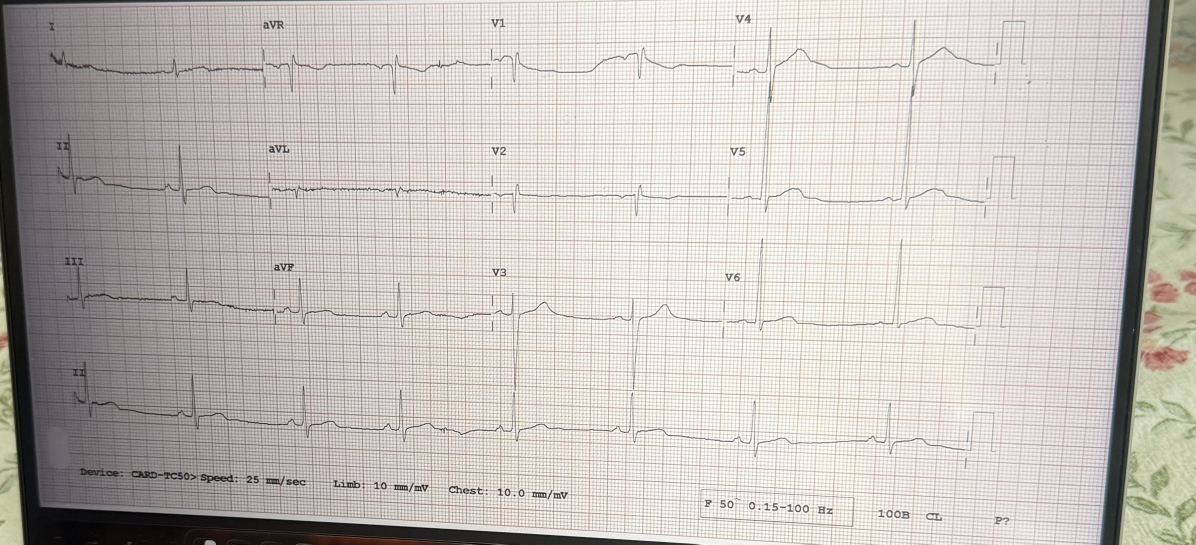
#> input picture preprocessing/clean_ecg.jpg, 3587 x 1633 px (shown at 1/3 size)
$ python -i lead_ocr.py   (imports and definitions only)
#> lines starting #> are read from the running program, lines starting #| are printed output that depends on the picture; after the words box and inside, x2 and y2 are one past the last pixel; in counts of white or black regions, pixels touching at a corner belong together
#> further down, picture is the input picture: shape (1633, 3587, 3); mean B, G, R 186, 191, 196.4
"""Bounded, local Tesseract passes for small labels among ECG grid lines."""

import time

import cv2
import numpy as np

LEAD_TOKENS = {"I", "II", "III", "AVR", "AVL", "AVF", "V1", "V2", "V3", "V4", "V5", "V6"}


def token(text):
    return text.strip(" \t\r\n:;,.()[]'\"‘’“”").upper()


def foreground(image):
    """Suppress light grid/background; retain text-sized dark components."""
    channel = image[:, :, 2] if image.ndim == 3 else image
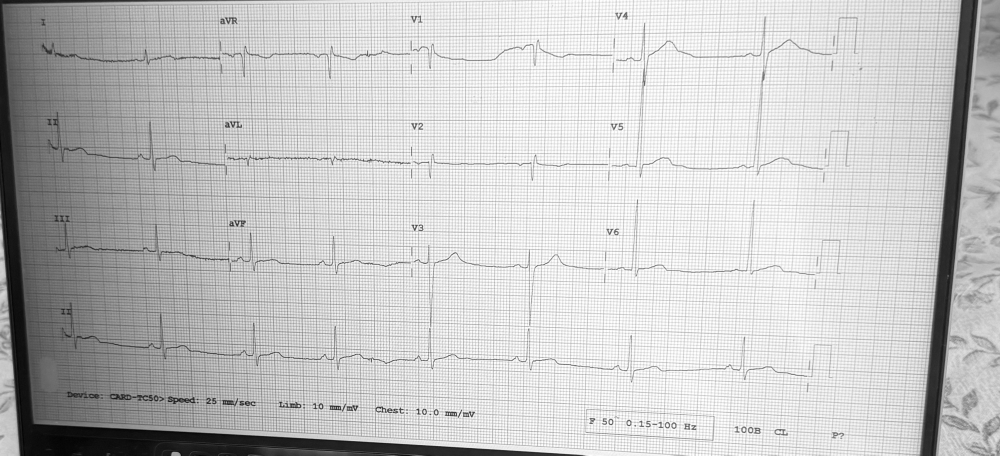
#> channel: shape (1366, 3000) (shown at 1/3 size); min 0, max 255, mean 196.4
    background = cv2.GaussianBlur(channel, (0, 0), 15)
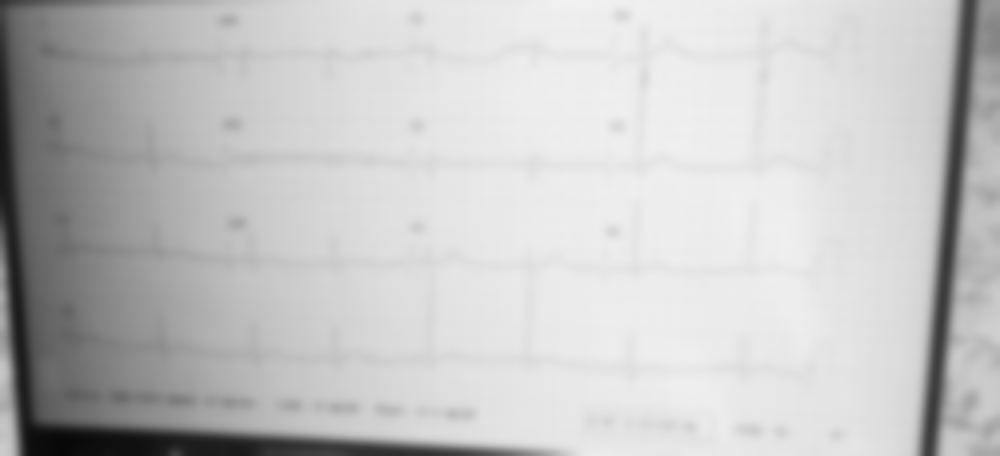
#> background: shape (1366, 3000) (shown at 1/3 size); min 7, max 241, mean 196.4
    flat = cv2.divide(channel, background, scale=255)
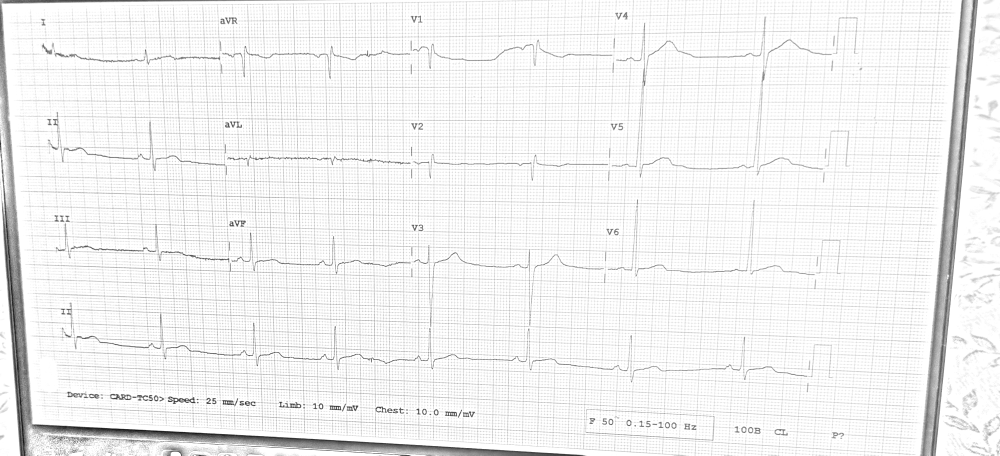
#> flat: shape (1366, 3000) (shown at 1/3 size); min 0, max 255, mean 241.3
    mask = (flat < 110).astype(np.uint8) * 255
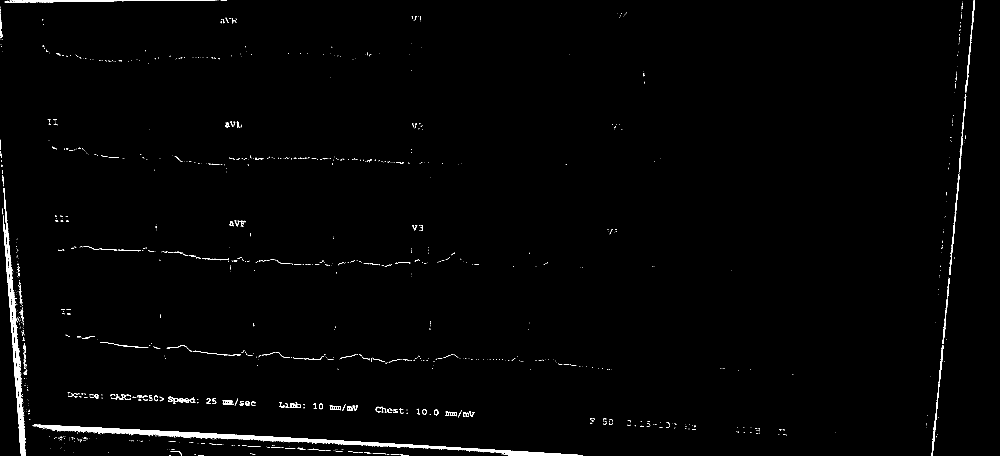
#> mask: shape (1366, 3000) (shown at 1/3 size); 1.1% white; 1076 white regions (922 under 20 px), largest, box (x1, y1, x2, y2) and area: (100, 1273, 1748, 1366) 17061, (9, 564, 78, 1366) 8913, (14, 0, 647, 9) 2372
    count, labels, stats, _ = cv2.connectedComponentsWithStats(mask)
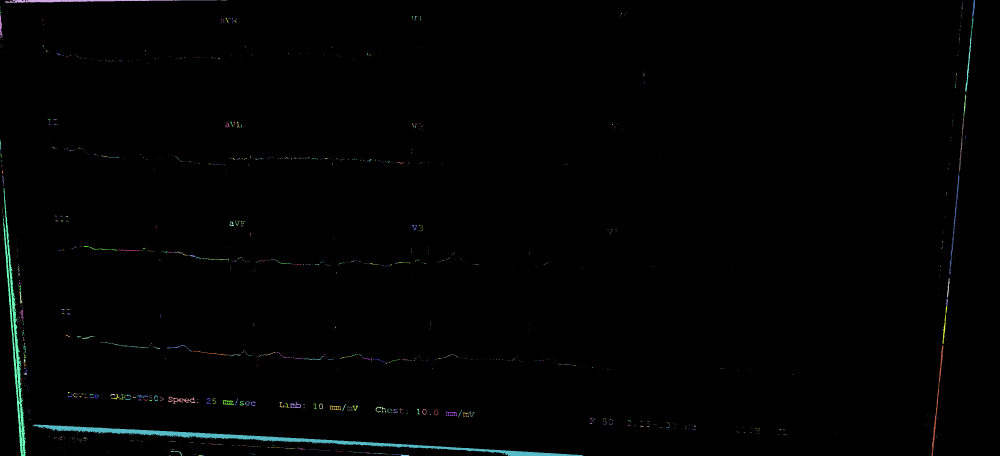
#> labels: shape (1366, 3000) int32 (shown at 1/3 size); 1077 distinct labels, from 0 to 1076; one colour per label, 0 black
#> count = 1077; stats = 1077 rows, first 6: [0, 0, 3000, 1366, 4052231], [29, 0, 2, 1, 2], [14, 0, 633, 9, 2372], [649, 0, 2, 1, 2], [653, 0, 2, 1, 2], [662, 0, 19, 1, 19]
    keep = np.zeros(count, np.uint8)
#> keep = 1077 values from 0 to 0
    for index, (_, _, width, height, area) in enumerate(stats[1:], 1):
        if 8 <= height <= 90 and 2 <= width <= 250 and area > 12 and .07 < area / (width * height) < .95:
            keep[index] = 255
#> this loop made 1076 passes
#> (width, height, area) on passes 2, 6, 23: (633, 9, 2372), (8, 52, 185), (8, 71, 256)
#> after the loop, keep = 1077 values, max 255 at index 6, min 0 at index 0, mean 24.86
    return 255 - keep[labels]
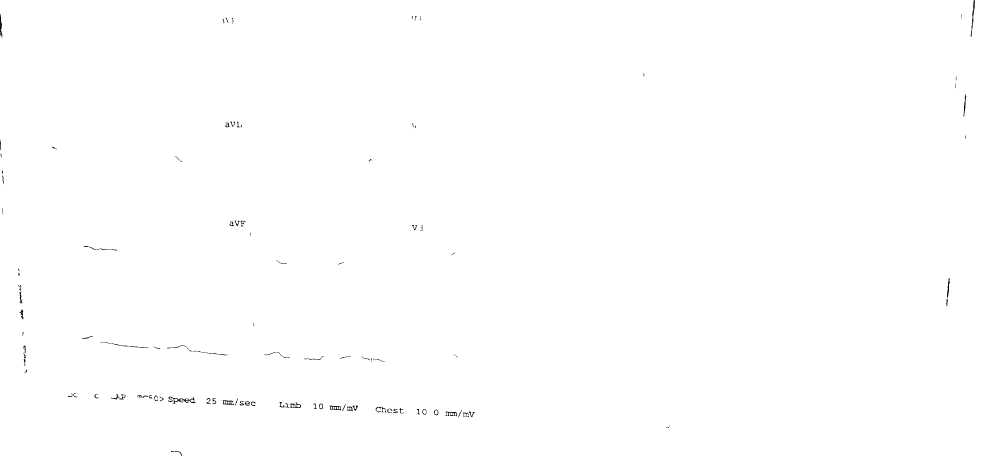
#> returned value: shape (1366, 3000) (shown at 1/3 size); 99.8% white; black in thin lines or dots


def blue_foreground(image):
    """An additional view for blue labels; never replaces grayscale evidence."""
    if image.ndim != 3:
        return None
    blue, green, red = cv2.split(image.astype(np.int16))
    mask = ((blue - red > 8) & (blue - green > 4) & (red < 80)).astype(np.uint8) * 255
    if np.count_nonzero(mask) < 100:
        return None
    # Remove long separators while retaining nearby glyphs for a second pass.
    for width, height in [(1, 100), (100, 1)]:
        close = np.ones((9 if height > 1 else 1, 9 if width > 1 else 1), np.uint8)
        lines = cv2.morphologyEx(mask, cv2.MORPH_CLOSE, close)
        lines = cv2.morphologyEx(lines, cv2.MORPH_OPEN, np.ones((height, width), np.uint8))
        mask = cv2.subtract(mask, lines)
    return 255 - mask


def rotate(image, degrees):
    return np.ascontiguousarray(np.rot90(image, -(degrees // 90)))


def read_labels(image, *, budget_seconds=28, regions=None):
    import pytesseract

    deadline = time.monotonic() + budget_seconds
    scale = min(1.0, 3000 / max(image.shape[:2]))
    working = cv2.resize(image, None, fx=scale, fy=scale, interpolation=cv2.INTER_AREA) if scale < 1 else image
    filtered = foreground(working)
    attempts = []
    detections = []
    timed_out = False

    def read(view, degrees, psm, enlargement=1.0):
        nonlocal timed_out
        remaining = deadline - time.monotonic()
        if remaining < .2:
            timed_out = True
            return None
        try:
            data = pytesseract.image_to_data(
                view, config=f"--psm {psm} -c load_system_dawg=0 -c load_freq_dawg=0",
                output_type=pytesseract.Output.DICT, timeout=min(6, remaining),
            )
        except RuntimeError as exc:
            if "timeout" not in str(exc).lower():
                raise
            timed_out = True
            return None
        data = dict(data)
        # Preserve localized evidence in the caller's original image frame.
        factor = scale * enlargement
        for i, word in enumerate(data["text"]):
            name = token(word)
            if name not in LEAD_TOKENS or float(data["conf"][i]) < 35:
                continue
            if not all(key in data for key in ("left", "top", "width", "height")):
                continue
            x, y, w, h = [float(data[key][i]) / factor
                          for key in ("left", "top", "width", "height")]
            ih, iw = image.shape[:2]
            box = {0: [x, y, w, h], 90: [y, ih-x-w, h, w],
                   180: [iw-x-w, ih-y-h, w, h],
                   270: [iw-y-h, x, h, w]}[degrees]
            detections.append((degrees, {"lead": name, "confidence": float(data["conf"][i]),
                                         "height": h, "box": box}))
        data["height"] = [float(height) / (scale * enlargement) for height in data["height"]]
        attempts.append((degrees, data))
        return data

    def score(data):
        # Distinct, multi-character labels provide stronger orientation evidence
        # than an isolated I, which may also be a waveform or grid fragment.
        found = {}
        for word, confidence in zip(data["text"], data["conf"]):
            name = token(word)
            if name in LEAD_TOKENS and float(confidence) >= 35:
                found[name] = max(found.get(name, 0), float(confidence))
        return sum((1 if name == "I" else 3) + confidence / 100 for name, confidence in found.items())

    # Check each orientation independently; never combine labels across rotations.
    orientations = []
    for degrees in (0, 90, 270, 180):
        data = read(rotate(filtered, degrees), degrees, 11)
        if data is not None:
            orientations.append((score(data), degrees))
#> this loop made 1 pass
#> remaining in read on pass 1: 26.88
#> after the loop, orientations = []
    if not orientations:
        raise RuntimeError("OCR timed out before an orientation could be assessed")
    _, degrees = max(orientations, key=lambda pair: pair[0])
    upright = rotate(working, degrees)
    blue = blue_foreground(upright)
    if blue is not None:
        read(blue, degrees, 11)
        read(blue, degrees, 6)
    gray = cv2.cvtColor(upright, cv2.COLOR_BGR2GRAY) if upright.ndim == 3 else upright
    read(gray, degrees, 11)
    # Small printed glyphs are often legible but below Tesseract's useful
    # character size. Enlarge the same evidence; do not lower confidence or
    # infer labels. Keep the input and height checks in original pixels.
    selected = rotate(filtered, degrees)
    for enlargement in (2, 3):
        confirmed = {
            token(word)
            for angle, data in attempts if angle == degrees
            for word, confidence, height in zip(data["text"], data["conf"], data["height"])
            if float(confidence) >= 70 and height >= 10
        }
        if LEAD_TOKENS <= confirmed:
            break
        if deadline - time.monotonic() < .2:
            timed_out = True
            break
        # Bound memory and runtime on high-resolution phone photographs.
        if selected.size * enlargement ** 2 > 12_000_000:
            break
        enlarged = cv2.resize(selected, None, fx=enlargement, fy=enlargement,
                              interpolation=cv2.INTER_LINEAR)
        read(enlarged, degrees, 11, enlargement)
    merged = {"text": [], "conf": [], "height": [], "rotation_degrees": degrees, "ocr_timed_out": timed_out}
    for angle, data in attempts:
        if angle == degrees:
            for key in ("text", "conf", "height"):
                merged[key].extend(data[key])
    merged["detections"] = [item for angle, item in detections if angle == degrees]
    merged["coordinate_space"] = "input_pixels"
    if regions is not None:
        from region_ocr import refine_labels
        merged = refine_labels(image, regions, merged,
                               budget_seconds=max(0, min(20, deadline-time.monotonic())))
    return merged

>>> import cv2
>>> picture = cv2.imread('clean_ecg.jpg')
#> (the run stopped early here; a loop or call above may not have finished)
